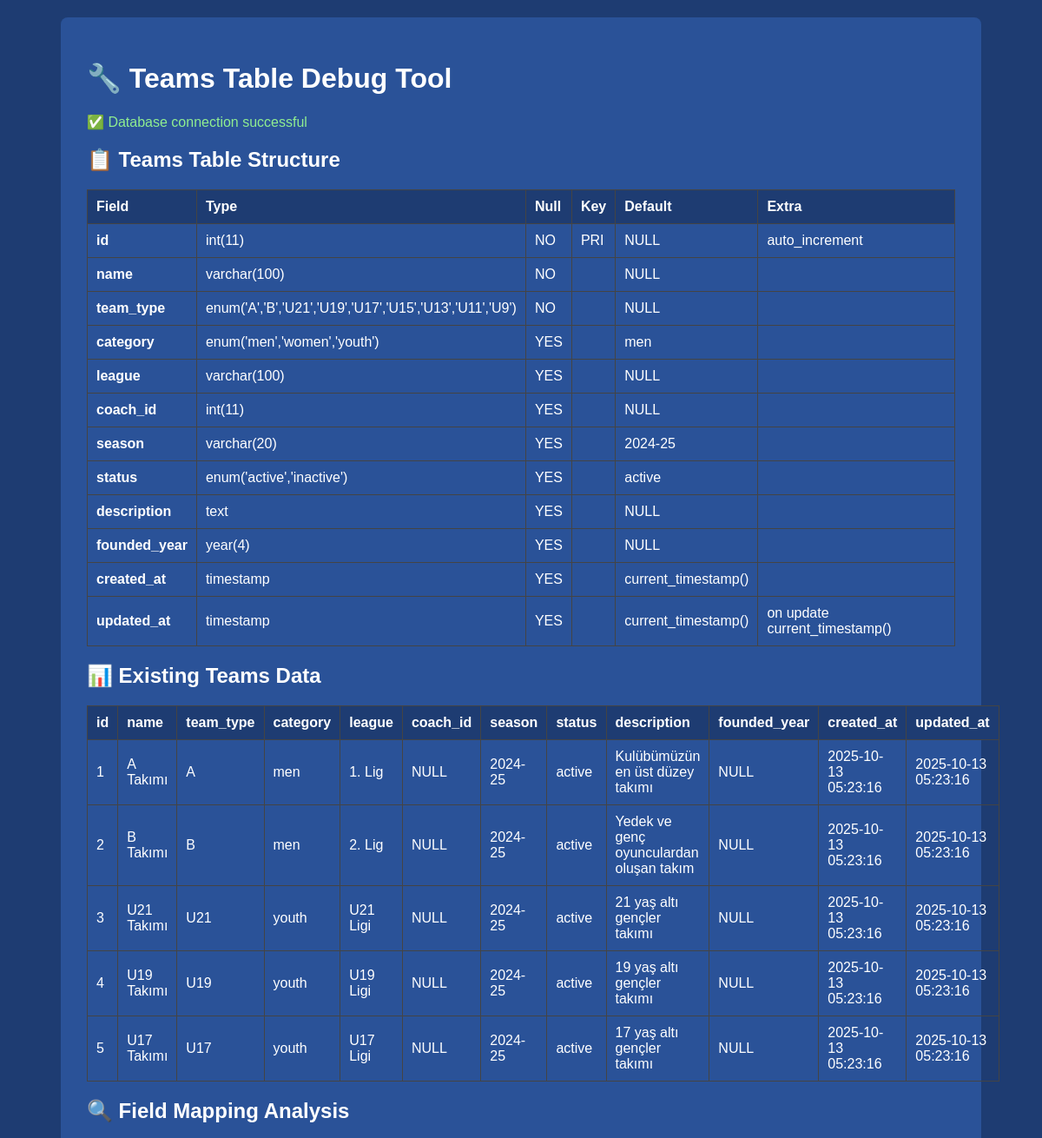
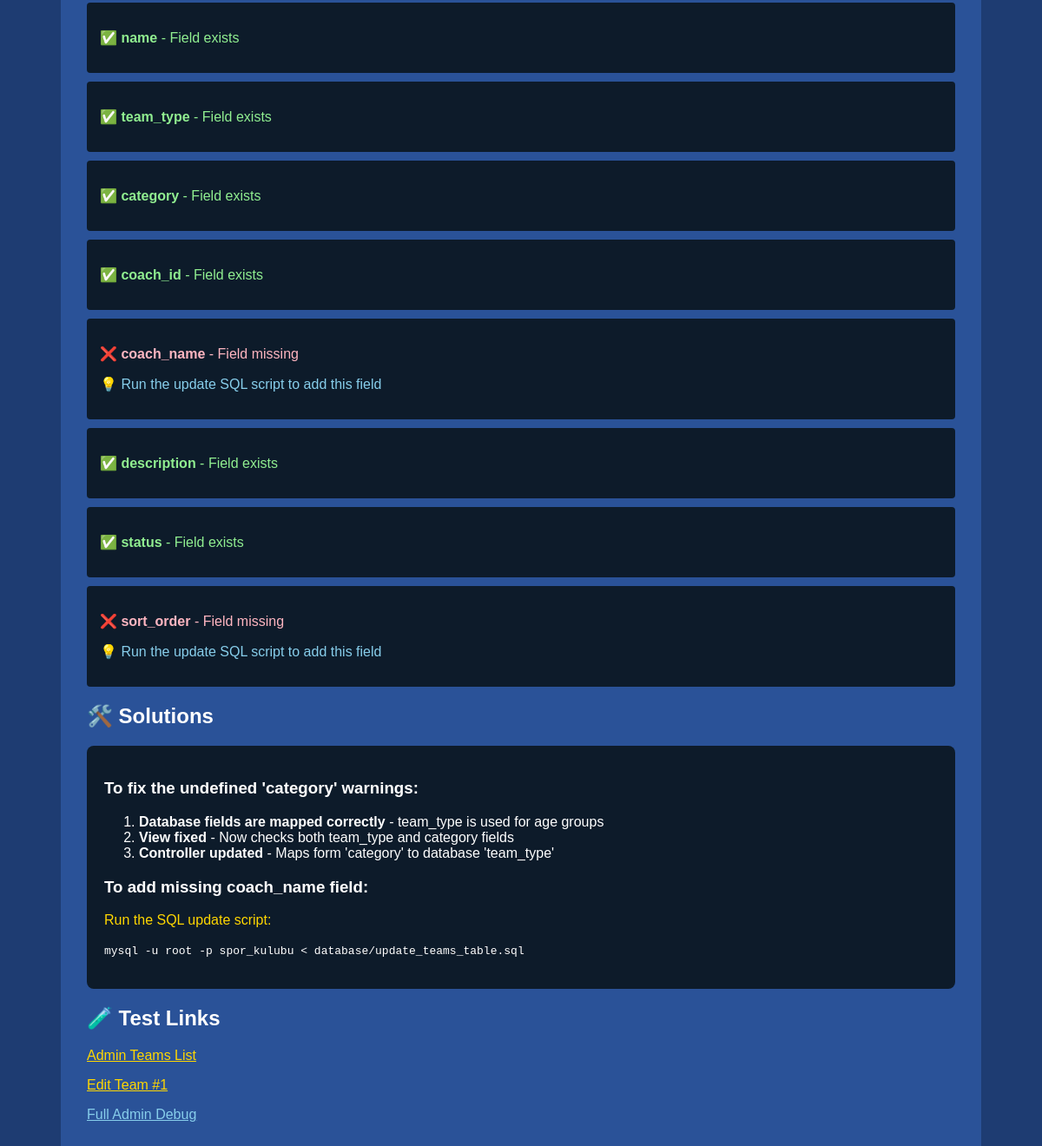
The page /public/debug_teams.php on the database its author committed (2 pictures, top to bottom).
### tables this page shows
CREATE TABLE `teams` (
  `id` int(11) NOT NULL AUTO_INCREMENT,
  `name` varchar(100) NOT NULL,
  `team_type` enum('A','B','U21','U19','U17','U15','U13','U11','U9') NOT NULL,
  `category` enum('men','women','youth') DEFAULT 'men',
  `league` varchar(100) DEFAULT NULL,
  `coach_id` int(11) DEFAULT NULL,
  `season` varchar(20) DEFAULT '2024-25',
  `status` enum('active','inactive') DEFAULT 'active',
  `description` text,
  `founded_year` year DEFAULT NULL,
  `created_at` timestamp NULL DEFAULT CURRENT_TIMESTAMP,
  `updated_at` timestamp NULL DEFAULT CURRENT_TIMESTAMP ON UPDATE CURRENT_TIMESTAMP,
  PRIMARY KEY (`id`)
);

### core/Database.php (called while the page is built, shortened)
<?php
class Database
{
    private $pdo;
    private $host;
    private $dbname;
    private $username;
    private $password;
    private $charset;
    public function __construct()
    {
        $this->host = DB_HOST;
        $this->dbname = DB_NAME;
        $this->username = DB_USER;
        $this->password = DB_PASS;
        $this->charset = 'utf8mb4';
    }
    private function connect()
    {
        try {
            $dsn = "mysql:host={$this->host};dbname={$this->dbname};charset={$this->charset}";
            $options = [
                PDO::ATTR_ERRMODE => PDO::ERRMODE_EXCEPTION,
                PDO::ATTR_DEFAULT_FETCH_MODE => PDO::FETCH_ASSOC,
                PDO::ATTR_EMULATE_PREPARES => false,
            ];
            $this->pdo = new PDO($dsn, $this->username, $this->password, $options);
        } catch (PDOException $e) {
            die('Veritabanı bağlantı hatası: ' . $e->getMessage());
        }
    }
    public function query($sql, $params = [])
    {
        try {
            $stmt = $this->pdo->prepare($sql);
            $stmt->execute($params);
            return $stmt->fetchAll();
        } catch (PDOException $e) {
            error_log('Database query error: ' . $e->getMessage());
            return false;
        }
    }
}

### public/debug_teams.php (the view, shortened to what this page needs)
<?php
require_once '../config/database.php';
require_once '../core/Database.php';
echo "<!DOCTYPE html>";
echo "<html><head><title>Teams Debug</title>";
echo "</head><body>";
echo "<div class='container'>";
echo "<h1>🔧 Teams Table Debug Tool</h1>";
try {
    $database = new Database();
    echo "<p class='success'>✅ Database connection successful</p>";
    echo "<h2>📋 Teams Table Structure</h2>";
    $columns = $database->query("DESCRIBE teams");
    if ($columns) {
        echo "<table>";
        echo "<tr><th>Field</th><th>Type</th><th>Null</th><th>Key</th><th>Default</th><th>Extra</th></tr>";
        foreach ($columns as $column) {
            echo "<tr>";
            echo "<td><strong>" . $column['Field'] . "</strong></td>";
            echo "<td>" . $column['Type'] . "</td>";
            echo "<td>" . $column['Null'] . "</td>";
            echo "<td>" . $column['Key'] . "</td>";
            echo "<td>" . ($column['Default'] ?? 'NULL') . "</td>";
            echo "<td>" . $column['Extra'] . "</td>";
            echo "</tr>";
        }
        echo "</table>";
    } else {
        echo "<p class='error'>❌ Could not get table structure</p>";
    }
    echo "<h2>📊 Existing Teams Data</h2>";
    $teams = $database->query("SELECT * FROM teams LIMIT 5");
    if ($teams && !empty($teams)) {
        echo "<table>";
        $firstTeam = $teams[0];
        echo "<tr>";
        foreach (array_keys($firstTeam) as $field) {
            echo "<th>" . $field . "</th>";
        }
        echo "</tr>";
        foreach ($teams as $team) {
            echo "<tr>";
            foreach ($team as $value) {
                echo "<td>" . htmlspecialchars($value ?? 'NULL') . "</td>";
            }
            echo "</tr>";
        }
        echo "</table>";
    } else {
        echo "<p class='warning'>⚠️ No teams found in database</p>";
    }
    echo "<h2>🔍 Field Mapping Analysis</h2>";
    $expectedFields = ['name', 'team_type', 'category', 'coach_id', 'coach_name', 'description', 'status', 'sort_order'];
    $actualFields = array_column($columns, 'Field');
    foreach ($expectedFields as $field) {
        echo "<div class='field-info'>";
        if (in_array($field, $actualFields)) {
            echo "<p class='success'>✅ <strong>$field</strong> - Field exists</p>";
        } else {
            echo "<p class='error'>❌ <strong>$field</strong> - Field missing</p>";
            if ($field === 'coach_name') {
                echo "<p class='info'>💡 Run the update SQL script to add this field</p>";
            }
            if ($field === 'sort_order') {
                echo "<p class='info'>💡 Run the update SQL script to add this field</p>";
            }
        }
        echo "</div>";
    }
    echo "<h2>🛠️ Solutions</h2>";
    echo "<div style='background:#0d1b2a;padding:20px;border-radius:8px;'>";
    echo "<h3>To fix the undefined 'category' warnings:</h3>";
    echo "<ol>";
    echo "<li><strong>Database fields are mapped correctly</strong> - team_type is used for age groups</li>";
    echo "<li><strong>View fixed</strong> - Now checks both team_type and category fields</li>";
    echo "<li><strong>Controller updated</strong> - Maps form 'category' to database 'team_type'</li>";
    echo "</ol>";
    if (!in_array('coach_name', $actualFields)) {
        echo "<h3>To add missing coach_name field:</h3>";
        echo "<p class='warning'>Run the SQL update script:</p>";
        echo "<p><code>mysql -u root -p spor_kulubu < database/update_teams_table.sql</code></p>";
    }
    echo "</div>";
} catch (Exception $e) {
    echo "<p class='error'>❌ Error: " . $e->getMessage() . "</p>";
}
echo "<h2>🧪 Test Links</h2>";
echo "<p><a href='http://localhost:8090/admin/teams' target='_blank' style='color:#FFD700;'>Admin Teams List</a></p>";
echo "<p><a href='http://localhost:8090/admin/teams/edit/1' target='_blank' style='color:#FFD700;'>Edit Team #1</a></p>";
echo "<p><a href='debug_admin.php' target='_blank' style='color:#87CEEB;'>Full Admin Debug</a></p>";
echo "</div>";
echo "</body></html>";
?>

### public/debug_teams.php (style rules this page uses)
body { font-family:Arial;margin:20px;background:#1e3c72;color:white; }
.container { max-width:1000px;margin:0 auto;background:#2a5298;padding:30px;border-radius:8px; }
.success { color:#90EE90; }
.error { color:#FFB6C1; }
.info { color:#87CEEB; }
.warning { color:#FFD700; }
table { width:100%;border-collapse:collapse;margin:20px 0; }
th,td { padding:10px;border:1px solid #444;text-align:left; }
th { background:#1e3c72; }
.field-info { background:#0d1b2a;padding:15px;margin:10px 0;border-radius:4px; }

### rows shown on the page
teams: id "1", name "A Takımı", team_type "A", category "men", league "1. Lig", value "NULL", season "2024-25", status "active", description "Kulübümüzün en üst düzey takımı", value "2025-10-13 05:23:16"
teams: id "2", name "B Takımı", team_type "B", category "men", league "2. Lig", value "NULL", season "2024-25", status "active", description "Yedek ve genç oyunculardan oluşan takım", value "2025-10-13 05:23:16"
teams: id "3", name "U21 Takımı", team_type "U21", category "youth", league "U21 Ligi", value "NULL", season "2024-25", status "active", description "21 yaş altı gençler takımı", value "2025-10-13 05:23:16"
teams: id "4", name "U19 Takımı", team_type "U19", category "youth", league "U19 Ligi", value "NULL", season "2024-25", status "active", description "19 yaş altı gençler takımı", value "2025-10-13 05:23:16"
teams: id "5", name "U17 Takımı", team_type "U17", category "youth", league "U17 Ligi", value "NULL", season "2024-25", status "active", description "17 yaş altı gençler takımı", value "2025-10-13 05:23:16"

### other values the page prints
$column['Field'] "id"
$column['Type'] "int(11)"
$column['Null'] "NO"
$column['Key'] "PRI"
$column['Default'] "NULL"
$column['Extra'] "auto_increment"
$column['Field'] "name"
$column['Type'] "varchar(100)"
$column['Field'] "team_type"
$column['Type'] "enum('A','B','U21','U19','U17','U15','U13','U11','U9')"
$column['Field'] "category"
$column['Type'] "enum('men','women','youth')"
$column['Null'] "YES"
$column['Default'] "men"
$column['Field'] "league"
